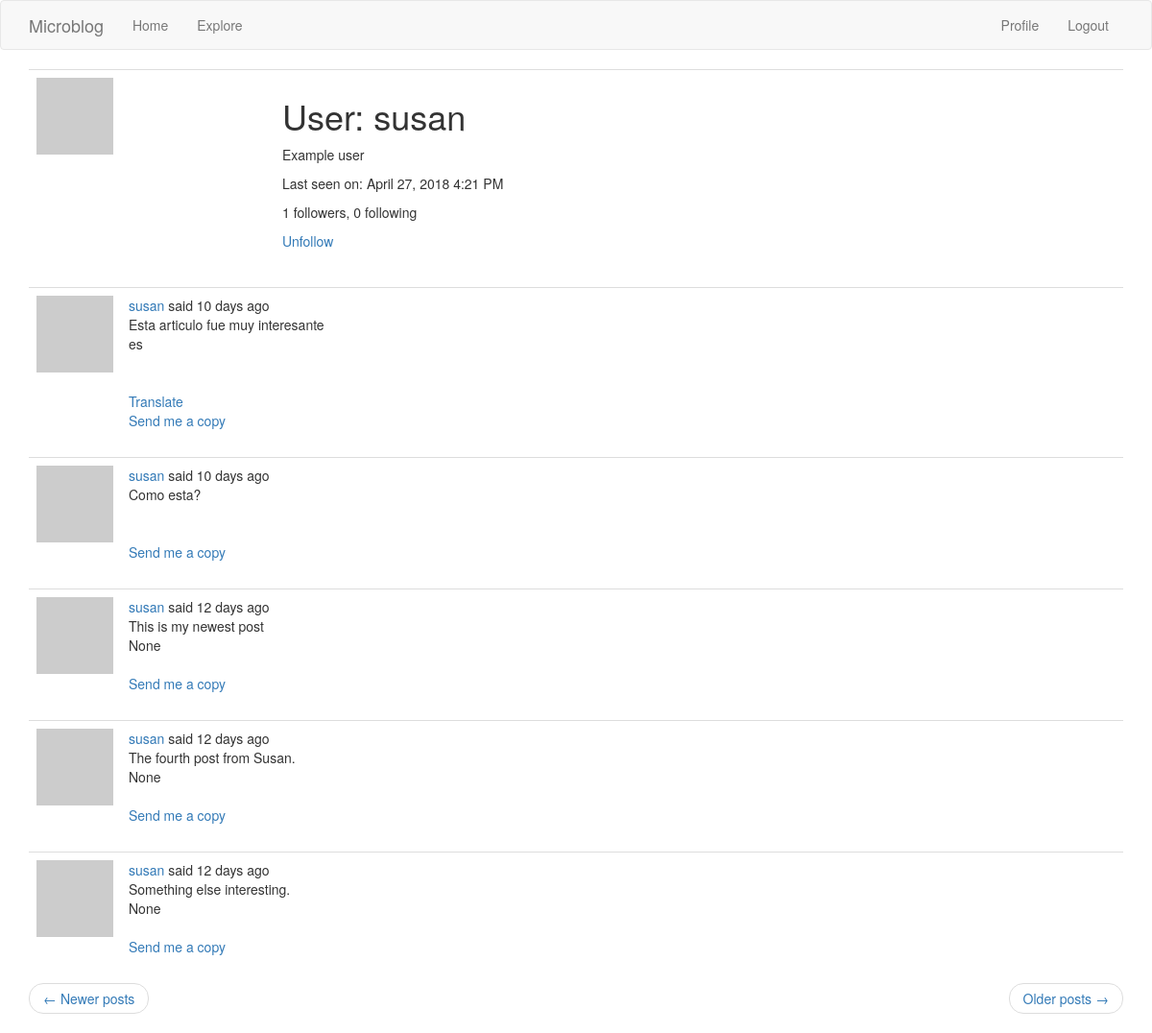
The app's page /user/susan?page=2 (signed in) with its own data.
### app/models.py (models this page shows, shortened)
class User(UserMixin, db.Model):
    id = db.Column(db.Integer, primary_key=True)
    username = db.Column(db.String(64), index=True, unique=True)
    email = db.Column(db.String(120), index=True, unique=True)
    password_hash = db.Column(db.String(128))
    posts = db.relationship('Post', backref='author', lazy='dynamic')
    about_me = db.Column(db.String(140))
    last_seen = db.Column(db.DateTime, default=datetime.utcnow)
    zipcode = db.Column(db.Integer)
    image_filename = db.Column(db.String, default=None, nullable=True)
    image_url = db.Column(db.String, default=None, nullable=True)
    followed = db.relationship(
        'User', secondary=followers,
        primaryjoin=(followers.c.follower_id == id),
        secondaryjoin=(followers.c.followed_id == id),
        backref=db.backref('followers', lazy='dynamic'), lazy='dynamic')
    def avatar(self, size):
        digest = md5(self.email.lower().encode('utf-8')).hexdigest()
        return 'https://www.gravatar.com/avatar/{}?d=identicon&s={}'.format(
            digest, size)
    def is_following(self, user):
        return self.followed.filter(
            followers.c.followed_id == user.id).count() > 0

class Post(db.Model):
    id = db.Column(db.Integer, primary_key=True)
    body = db.Column(db.String(140))
    timestamp = db.Column(db.DateTime, index=True, default=datetime.utcnow)
    user_id = db.Column(db.Integer, db.ForeignKey('user.id'))
    language = db.Column(db.String(5))

### app/routes.py (the view)
@app.route('/user/<username>')
@login_required
def user(username):
    user = User.query.filter_by(username=username).first_or_404()
    page = request.args.get('page', 1, type=int)
    posts = user.posts.order_by(Post.timestamp.desc()).paginate(
        page, app.config['POSTS_PER_PAGE'], False)
    zipcode = user.zipcode
    if zipcode:
        api = 'http://api.openweathermap.org/data/2.5/weather?zip={},us{}'.format(zipcode, app.config['WEATHERAPIKEY'])
        r = requests.get(api)
        if r.status_code == 200:
            weather = r.json()
            temp = round(weather['main']['temp'] - 273.15, 1)
        else:
            return _('Error, the weather service failed.')
    else:
        weather = 'weather'
        temp = 'temp'
    next_url = url_for('user', username=user.username, page=posts.next_num) \
        if posts.has_next else None
    prev_url = url_for('user', username=user.username, page=posts.prev_num) \
        if posts.has_prev else None
    return render_template('user.html', user=user, posts=posts.items,
                           next_url=next_url, prev_url=prev_url, weather=weather,
                           temp=temp)

### app/models.py (called while the page is built)
@login.user_loader
def load_user(id):
    return User.query.get(int(id))

### app/routes.py (called while the page is built)
@app.before_request
def before_request():
    if current_user.is_authenticated:
        current_user.last_seen = datetime.utcnow()
        db.session.commit()
    g.locale = str(get_locale())

### app/templates/user.html (shortened to what this page needs)
{% extends "base.html" %}
{% block app_content %}
    <table class="table table-hover">
        <tr>
            {% if user.image_url %}
            <td><div width="256px" class="photo"><img src="{{ user.image_url }}"></div>
            <td><div width="256px" class="avatar"><img src="{{ user.avatar(256) }}"></div>
            </td>
            {% else %}
            <td width="256px"><img src="{{ user.avatar(256) }}">
            </td>
            {% endif %}
            <td>
                <h1>{{ _('User') }}: {{ user.username }}</h1>
                {% if user.about_me %}<p>{{ user.about_me }}</p>{% endif %}
                {% if user.last_seen %}
                <p>{{ _('Last seen on') }}: {{ moment(user.last_seen).format('LLL') }}</p>
                {% endif %}
                <p>{{ _('%(count)d followers', count=user.followers.count()) }}, {{ _('%(count)d following', count=user.followed.count()) }}</p>
                {% if user == current_user %}
                <p><a href="{{ url_for('edit_profile') }}">{{ _('Edit your profile') }}</a></p>
                {% if user.image_url %}
                    <button class="avatar" type="button" class="btn btn-outline-secondary">Show uploaded photo</button>
                    <button class="photo" type="button" class="btn btn-outline-secondary">Show avatar photo</button>
                {% endif %}
                {% elif not current_user.is_following(user) %}
                <p><a href="{{ url_for('follow', username=user.username) }}">{{ _('Follow') }}</a></p>
                {% else %}
                <p><a href="{{ url_for('unfollow', username=user.username) }}">{{ _('Unfollow') }}</a></p>
                {% endif %}
            </td>
            <td>
            </td>
        </tr>
    </table>
    {% for post in posts %}
        {% include '_post.html' %}
    {% endfor %}
    <nav aria-label="...">
        <ul class="pager">
            <li class="previous{% if not prev_url %} disabled{% endif %}">
                <a href="{{ prev_url or '#' }}">
                    <span aria-hidden="true">&larr;</span> {{ _('Newer posts') }}
                </a>
            </li>
            <li class="next{% if not next_url %} disabled{% endif %}">
                <a href="{{ next_url or '#' }}">
                    {{ _('Older posts') }} <span aria-hidden="true">&rarr;</span>
                </a>
            </li>
        </ul>
    </nav>
{% endblock %}

### app/templates/_post.html (shortened to what this page needs)
    <table class="table table-hover">
        <tr>
            <td width="70px">
                <a href="{{ url_for('user', username=post.author.username) }}">
                    {% if ((current_user.username == post.author.username) and post.author.image_url)%}
                    <div class="photo"><img src="{{ post.author.image_url }}" style="width:50px;height:50px;"></div>
                    <div class="avatar"><img src="{{ post.author.avatar(70) }}"></div>
                    {% else %}
                    <div><img src="{{ post.author.avatar(70) }}"></div>
                    {% endif %}
                </a>
            </td>
            <td>
                {{ _('%(username)s said %(when)s',
                    username=user_link, when=moment(post.timestamp).fromNow()) }}
                <br>
                <span id="post{{ post.id }}">{{ post.body }}</span>
                <br>
                <span>{{post.language}}</span>
                <br>
                {% if post.language and post.language != g.locale %}
                <br><br>
                <span id="translation{{ post.id }}">
                    <a href="javascript:translate(
                                '#post{{ post.id }}',
                                '#translation{{ post.id }}',
                                '{{ post.language }}',
                                '{{ g.locale }}');">{{ _('Translate') }}</a>
                </span>
                {% endif %}
                <br>
                <span id="send_copy{{ post.id }}">
                        <a href="javascript:send_copy(
                            '#post{{ post.id }}',
                            '#send_copy{{ post.id }}',
                            '#author{{ post.id }}'
                        );">{{ _('Send me a copy') }}</a>
                    </span>
                </td>
        </tr>
    </table>

### records on screen
User: username "susan", about_me "Example user", last_seen "April 27, 2018 4:21 PM"
Post: body "Esta articulo fue muy interesante", language "es"
Post: body "Como esta?"
Post: body "This is my newest post", language "None"
Post: body "The fourth post from Susan.", language "None"
Post: body "Something else interesting.", language "None"
